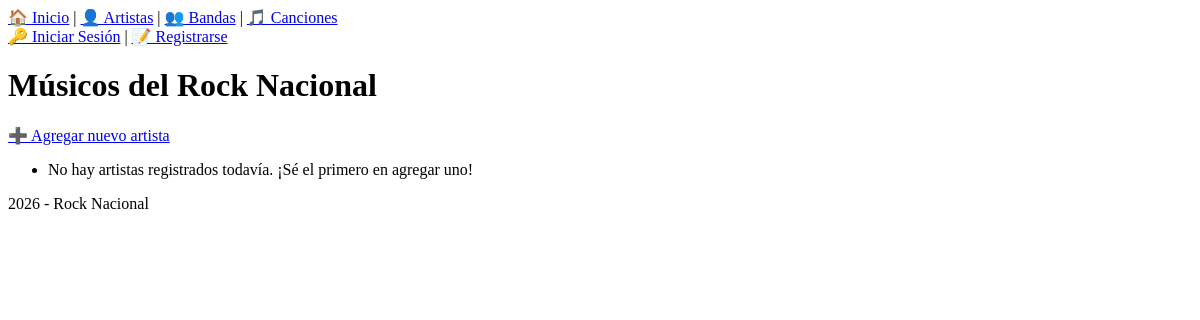
The page /artistas/ on the database as committed earlier.
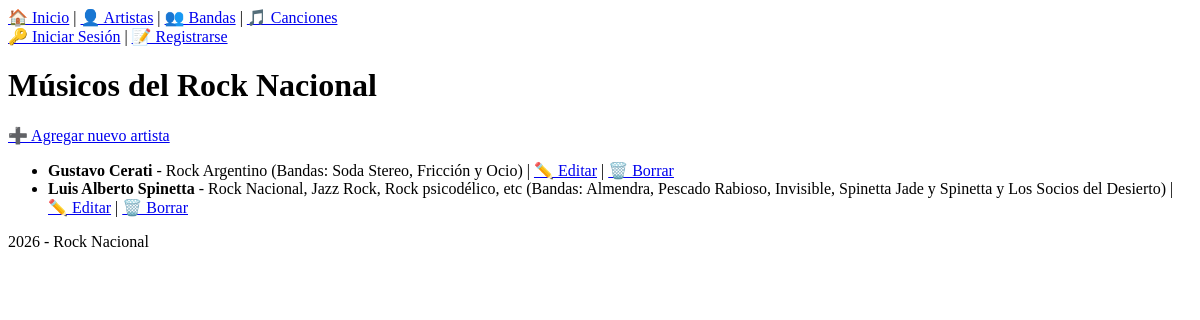
The same page on the database as committed later.
### mi_app/models.py (models this page shows, shortened)
class Artista(models.Model):
    nombre = models.CharField(max_length=100)
    bandas_donde_participo = models.TextField()
    genero_principal = models.CharField(max_length=50)

### mi_app/views.py (the view)
# urls.py: path('artistas/', ArtistaListView.as_view(), name='artista_list'),
class ArtistaListView(ListView):
    model = Artista
    template_name = 'mi_app/artista_list.html'
    context_object_name = 'artistas'
    def get_queryset(self):
        query = self.request.GET.get('buscar')
        if query:
            return Artista.objects.filter(nombre__icontains=query)
        return Artista.objects.all()

### mi_app/templates/mi_app/artista_list.html (shortened to what this page needs)
{% extends 'mi_app/base.html' %}
{% block content %}
    <h1>Músicos del Rock Nacional</h1>
    <a href="{% url 'artista_create' %}">➕ Agregar nuevo artista</a>
    <ul>
        {% for artista in artistas %}
            <li>
                <strong>{{ artista.nombre }}</strong> - {{ artista.genero_principal }}
                (Bandas: {{ artista.bandas_donde_participo }})
                | <a href="{% url 'artista_update' artista.id %}">✏️ Editar</a>
                | <a href="{% url 'artista_delete' artista.id %}">🗑️ Borrar</a>
            </li>
        {% empty %}
            <li>No hay artistas registrados todavía. ¡Sé el primero en agregar uno!</li>
        {% endfor %}
    </ul>
{% endblock %}

### mi_app/templates/mi_app/base.html (shortened to what this page needs)
<!DOCTYPE html>
<html lang="es">
<head>
</head>
<body>
    <header>
<nav>
    <a href="{% url 'home' %}">🏠 Inicio</a> |
    <a href="{% url 'artista_list' %}">👤 Artistas</a> |
    <a href="{% url 'banda_list' %}">👥 Bandas</a> |
    <a href="{% url 'cancion_list' %}">🎵 Canciones</a>
</nav>
    </header>
    {% if user.is_authenticated %}
        <span>👋 Hola, <strong>{{ user.username }}</strong>!</span> |
        <form action="{% url 'logout' %}" method="post" style="display: inline;">
        {% csrf_token %}
        <button type="submit" style="background: none; border: none; color: blue; text-decoration: underline; cursor: pointer; padding: 0;">
            🚪 Cerrar Sesión
        </button>
    </form>
    {% else %}
        <a href="{% url 'login' %}">🔑 Iniciar Sesión</a> |
        <a href="{% url 'register' %}">📝 Registrarse</a>
    {% endif %}
    <main>
        {% block content %}
        {% endblock %}
    </main>
    <footer>
        <p> 2026 - Rock Nacional</p>
    </footer>
</body>
</html>

Rows that differ between the two databases and show on the page:
added Artista: nombre "Gustavo Cerati", genero_principal "Rock Argentino", bandas_donde_participo "Soda Stereo, Fricción y Ocio"
added Artista: nombre "Luis Alberto Spinetta", genero_principal "Rock Nacional, Jazz Rock, Rock psicodélico, etc", bandas_donde_participo "Almendra, Pescado Rabioso, Invisible, Spinetta Jade y Spinetta y Los Socios del Desierto"
Other text that changed with them:
text no longer shown: "No hay artistas registrados todavía. ¡Sé el primero en agregar uno!"
